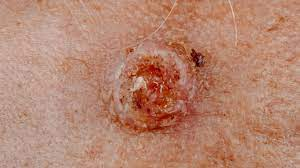
#> input picture dataset/train/train/skin_cancer/skin_cancer_45.jpg, 300 x 168 px
$ python cerceve.py
#> lines starting #> are read from the running program, lines starting #| are printed output that depends on the picture; after the words box and inside, x2 and y2 are one past the last pixel; in counts of white or black regions, pixels touching at a corner belong together
import cv2

# Görüntüyü yükle (gri tonlamalı ve histogram eşitlenmiş)
gri_goruntu = cv2.imread('train/train/skin_cancer/skin_cancer_45.jpg')
#> gri_goruntu is the input picture: shape (168, 300, 3); mean B, G, R 112.7, 133.5, 182.1

# Kenar tespiti yap
kenarlar = cv2.Canny(gri_goruntu, 100, 500)
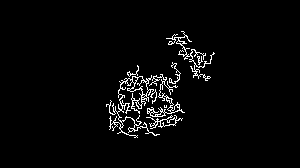
#> kenarlar: shape (168, 300); 3% white in thin lines or dots, all inside (x1, y1, x2, y2) = (106, 31, 215, 138)

# Kenarları bul ve çerçevele
kontur, _ = cv2.findContours(kenarlar, cv2.RETR_EXTERNAL, cv2.CHAIN_APPROX_SIMPLE)
#> kontur = 9 contours, 5 with area under 20; largest, box (x1, y1, x2, y2) and area: (106, 75, 160, 138) 386, (147, 74, 185, 117) 159, (146, 115, 183, 129) 110, (166, 31, 215, 81) 88

for cnt in kontur:
    x, y, w, h = cv2.boundingRect(cnt)
    cv2.rectangle(gri_goruntu, (x, y), (x + w, y + h), (0, 255, 0), 1)
#> this loop made 9 passes
#> (x, y, w, h) on passes 1 to 9: (146, 115, 37, 14), (164, 105, 3, 3), (150, 89, 7, 15), (106, 75, 54, 63), (147, 74, 38, 43), (127, 65, 12, 12), (169, 62, 12, 22), (197, 56, 6, 9), (166, 31, 49, 50)
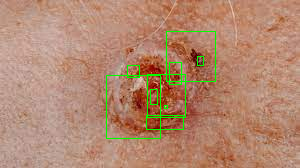
#> gri_goruntu: shape (168, 300, 3); 1.75% of pixels changed, all inside (x1, y1, x2, y2) = (106, 31, 216, 139)

# Çerçeveli görüntüyü göster
gri_goruntu= cv2.resize(gri_goruntu, None, fx=2, fy=2, interpolation=cv2.INTER_LINEAR)
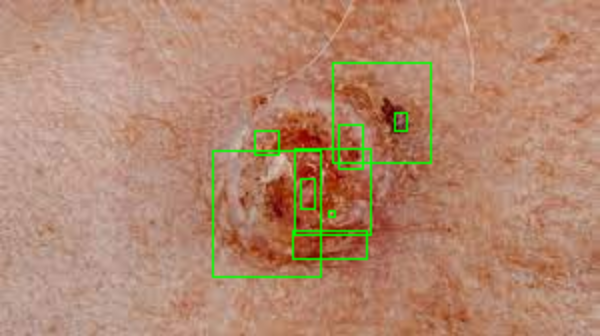
#> gri_goruntu: shape (336, 600, 3); mean B, G, R 111.4, 136.3, 179.1
cv2.imshow('Cerceveli Goruntu', gri_goruntu)
cv2.waitKey(0)
cv2.destroyAllWindows()
